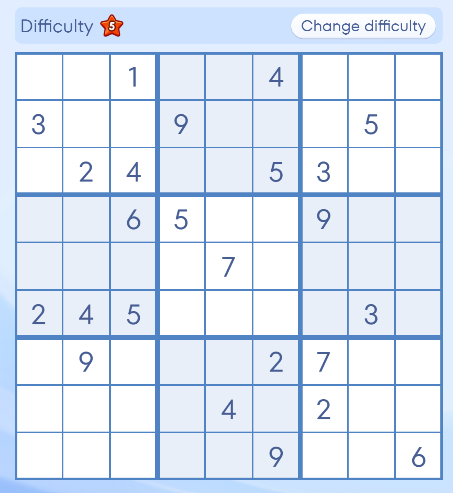
#> input picture samples/test_sudoku.png, 453 x 493 px; its folder holds only this picture in this run
$ python -i image_processor.py   (imports and definitions only)
#> lines starting #> are read from the running program, lines starting #| are printed output that depends on the picture; after the words box and inside, x2 and y2 are one past the last pixel; in counts of white or black regions, pixels touching at a corner belong together
import cv2
import numpy as np


# ---------------------------------------------------------------------------
# Preprocessing
# ---------------------------------------------------------------------------

def preprocess(image: np.ndarray) -> np.ndarray:
    """
    Produce a binary (inverted) image optimised for grid-line detection.

    Tries adaptive threshold first, then a colour-saturation approach for
    screenshots with coloured grid lines (e.g. blue-on-white Sudoku apps).
    """
    gray = cv2.cvtColor(image, cv2.COLOR_BGR2GRAY)
    blurred = cv2.GaussianBlur(gray, (7, 7), 3)
    thresh = cv2.adaptiveThreshold(
        blurred, 255, cv2.ADAPTIVE_THRESH_GAUSSIAN_C,
        cv2.THRESH_BINARY_INV, 11, 2,
    )

    if _has_strong_grid(thresh):
        return thresh

    enhanced = _preprocess_color(image)
    if enhanced is not None and _has_strong_grid(enhanced):
        return enhanced

    kernel = cv2.getStructuringElement(cv2.MORPH_RECT, (3, 3))
    return cv2.dilate(thresh, kernel, iterations=1)


# [10 lines left out: function _preprocess_color, not called in this run]


def _has_strong_grid(binary: np.ndarray, min_ratio: float = 0.02) -> bool:
    return np.count_nonzero(binary) / binary.size > min_ratio


# ---------------------------------------------------------------------------
# Grid detection
# ---------------------------------------------------------------------------

def find_grid_contour(thresh: np.ndarray, image_bgr: np.ndarray | None = None):
    """
    Find the 9x9 grid boundary.

    Strategy order:
      1. Largest approximately-square contour (filters out non-square UI chrome).
      2. Hough-line fallback (derives corners from detected grid lines).
      3. Largest contour with relaxed squareness.

    Returns (4, 2) corner array or None.
    """
    corners = _find_square_contour(thresh)
    if corners is not None:
        return corners

    if image_bgr is not None:
        corners = _find_grid_via_lines(image_bgr)
        if corners is not None:
            return corners

    return _find_square_contour(thresh, max_aspect=1.4)


def _find_square_contour(thresh: np.ndarray, max_aspect: float = 1.15):
    """
    Search for the largest approximately-square quadrilateral contour.
    Uses both RETR_EXTERNAL and RETR_TREE to catch nested grids (e.g.
    a grid inside an app widget).
    """
    img_area = thresh.shape[0] * thresh.shape[1]
    best = None
    best_area = 0

    for mode in (cv2.RETR_EXTERNAL, cv2.RETR_TREE):
        contours, _ = cv2.findContours(thresh, mode, cv2.CHAIN_APPROX_SIMPLE)
        contours = sorted(contours, key=cv2.contourArea, reverse=True)

        for cnt in contours[:15]:
            area = cv2.contourArea(cnt)
            if area < img_area * 0.05 or area <= best_area:
                continue

            pts = _approx_quad(cnt)
            if pts is None:
                pts = _quad_from_minrect(cnt)
            if pts is None:
                continue

            if _quad_aspect(pts) > max_aspect:
                continue

            best = pts
            best_area = area

    return best


def _approx_quad(contour):
    """Try progressively larger epsilon to approximate to exactly 4 points."""
    peri = cv2.arcLength(contour, True)
    for eps in (0.02, 0.04, 0.06, 0.08, 0.10):
        approx = cv2.approxPolyDP(contour, eps * peri, True)
        if len(approx) == 4:
            return approx.reshape(4, 2)
    return None


# [7 lines left out: function _quad_from_minrect, not called in this run]


def _quad_aspect(pts: np.ndarray) -> float:
    """Width/height aspect ratio of a quadrilateral (>= 1.0)."""
    ordered = order_points(pts.astype(np.float32))
    w_top = np.linalg.norm(ordered[1] - ordered[0])
    w_bot = np.linalg.norm(ordered[2] - ordered[3])
    h_left = np.linalg.norm(ordered[3] - ordered[0])
    h_right = np.linalg.norm(ordered[2] - ordered[1])
    w = (w_top + w_bot) / 2
    h = (h_left + h_right) / 2
    return max(w, h) / max(min(w, h), 1)


# ---------------------------------------------------------------------------
# Hough-line fallback
# ---------------------------------------------------------------------------

# [59 lines left out: functions _find_grid_via_lines, _cluster_1d, not called in this run]


# ---------------------------------------------------------------------------
# Perspective warp
# ---------------------------------------------------------------------------

def order_points(pts: np.ndarray) -> np.ndarray:
    """Order 4 corners: top-left, top-right, bottom-right, bottom-left."""
    rect = np.zeros((4, 2), dtype=np.float32)
    s = pts.sum(axis=1)
    rect[0] = pts[np.argmin(s)]
    rect[2] = pts[np.argmax(s)]
    d = np.diff(pts, axis=1)
    rect[1] = pts[np.argmin(d)]
    rect[3] = pts[np.argmax(d)]
    return rect


def perspective_warp(image: np.ndarray, corners: np.ndarray, size: int = 450) -> np.ndarray:
    """Perspective-transform the grid region into a *size x size* square."""
    ordered = order_points(corners.astype(np.float32))
    dst = np.array([
        [0, 0], [size - 1, 0],
        [size - 1, size - 1], [0, size - 1],
    ], dtype=np.float32)
    M = cv2.getPerspectiveTransform(ordered, dst)
    return cv2.warpPerspective(image, M, (size, size))


# ---------------------------------------------------------------------------
# Cell extraction & cleaning
# ---------------------------------------------------------------------------

def extract_cells(warped: np.ndarray) -> list:
    """Split the warped grid into 81 cell images (row-major)."""
    gray = cv2.cvtColor(warped, cv2.COLOR_BGR2GRAY) if len(warped.shape) == 3 else warped
    cell_size = gray.shape[0] // 9
    cells = []
    for r in range(9):
        for c in range(9):
            y1, y2 = r * cell_size, (r + 1) * cell_size
            x1, x2 = c * cell_size, (c + 1) * cell_size
            cell = gray[y1:y2, x1:x2]
            cells.append(clean_cell(cell))
    return cells


def clean_cell(cell: np.ndarray, target_size: int = 28) -> np.ndarray:
    """
    Clean a single cell: strip border artefacts, binarise with a
    background-relative threshold (handles coloured digits), centre
    the digit, and resize to *target_size x target_size*.
    """
    h, w = cell.shape[:2]
    margin = max(2, int(min(h, w) * 0.08))
    cropped = cell[margin:h - margin, margin:w - margin]

    binary = _threshold_relative(cropped)

    binary = _flood_fill_border(binary)

    return _centre_digit(binary, target_size)


def _threshold_relative(cell_gray: np.ndarray) -> np.ndarray:
    """
    Threshold by comparing each pixel to the local background brightness.
    Much more reliable than global OTSU for coloured/thin digits on a
    bright background.
    """
    bg = float(np.percentile(cell_gray, 85))

    if bg < 50:
        _, out = cv2.threshold(cell_gray, 0, 255,
                               cv2.THRESH_BINARY_INV + cv2.THRESH_OTSU)
        return out

    diff = bg - cell_gray.astype(np.float32)
    threshold = max(bg * 0.30, 25)
    out = np.where(diff > threshold, 255, 0).astype(np.uint8)
    return out


def _flood_fill_border(binary: np.ndarray) -> np.ndarray:
    """Flood-fill from edges to remove grid-line fragments."""
    h, w = binary.shape
    mask = np.zeros((h + 2, w + 2), dtype=np.uint8)
    out = binary.copy()
    for x in range(w):
        if out[0, x] == 255:
            cv2.floodFill(out, mask, (x, 0), 0)
        if out[h - 1, x] == 255:
            cv2.floodFill(out, mask, (x, h - 1), 0)
    for y in range(h):
        if out[y, 0] == 255:
            cv2.floodFill(out, mask, (0, y), 0)
        if out[y, w - 1] == 255:
            cv2.floodFill(out, mask, (w - 1, y), 0)
    return out


def _centre_digit(binary: np.ndarray, target_size: int = 28) -> np.ndarray:
    """Centre the digit on a square canvas and resize."""
    coords = cv2.findNonZero(binary)
    if coords is None:
        return np.zeros((target_size, target_size), dtype=np.uint8)

    x, y, bw, bh = cv2.boundingRect(coords)
    digit = binary[y:y + bh, x:x + bw]

    pad = 4
    canvas_size = max(bw, bh) + 2 * pad
    canvas = np.zeros((canvas_size, canvas_size), dtype=np.uint8)
    oy = (canvas_size - bh) // 2
    ox = (canvas_size - bw) // 2
    canvas[oy:oy + bh, ox:ox + bw] = digit

    return cv2.resize(canvas, (target_size, target_size),
                      interpolation=cv2.INTER_AREA)


# ---------------------------------------------------------------------------
# High-level API
# ---------------------------------------------------------------------------

def extract_grid_from_image(image: np.ndarray):
    """
    Full pipeline: image -> (cells, warped_image, corners).

    Returns (None, None, None) when the grid cannot be found.
    """
    thresh = preprocess(image)
    corners = find_grid_contour(thresh, image_bgr=image)
    if corners is None:
        return None, None, None

    warped = perspective_warp(image, corners)
    cells = extract_cells(warped)
    return cells, warped, corners

>>> import cv2
>>> picture = cv2.imread('../samples/test_sudoku.png')
#> picture is the input picture: shape (493, 453, 3); mean B, G, R 245.5, 232, 221.7
>>> result = extract_grid_from_image(picture)
#> in preprocess, `gray = cv2.cvtColor(image, cv2.COLOR_BGR2GRAY)`:
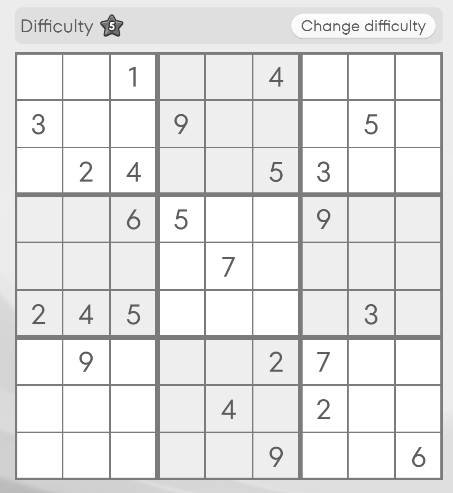
#> gray: shape (493, 453); min 47, max 255, mean 230.4
#> in preprocess, `blurred = cv2.GaussianBlur(gray, (7, 7), 3)`:
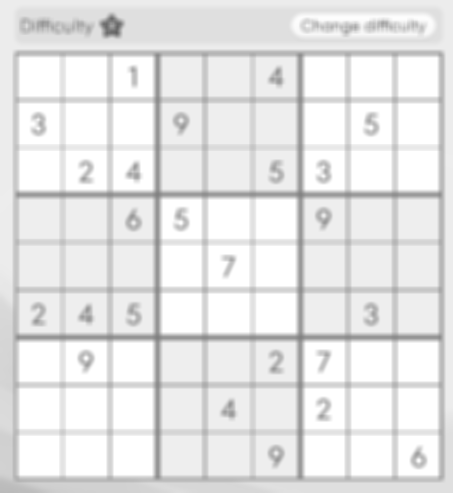
#> blurred: shape (493, 453); min 97, max 255, mean 230.5
#> in preprocess, `thresh = cv2.adaptiveThreshold( blurred, 255, cv2.ADAPTIVE_THRESH_GAUS..`:
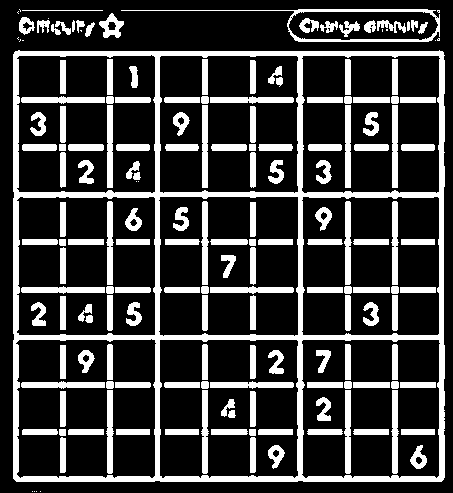
#> thresh: shape (493, 453); 23.3% white; 173 white regions (18 under 20 px), largest, box (x1, y1, x2, y2) and area: (13, 50, 445, 482) 18584, (121, 9, 440, 42) 1191, (21, 96, 105, 104) 502
#> in find_grid_contour, `corners = _find_square_contour(thresh)`: corners = [[15, 51], [13, 478], [441, 481], [443, 52]]
#> in perspective_warp, `ordered = order_points(corners.astype(np.float32))`: ordered = [[15, 51], [443, 52], [441, 481], [13, 478]]
#> in perspective_warp, `M = cv2.getPerspectiveTransform(ordered, dst)`: M = [[1.05, 0.00494, -16.06], [-0.00246, 1.05, -53.6], [1.09e-05, 1.02e-07, 1]]
#> in perspective_warp, `return cv2.warpPerspective(image, M, (size, size))`:
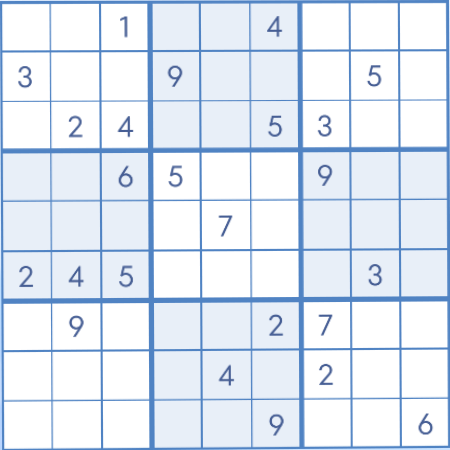
#> returned value: shape (450, 450, 3); mean of channels 0, 1, 2 244.4, 233, 224.3; drawn as B, G, R
#> in extract_cells, `gray = cv2.cvtColor(warped, cv2.COLOR_BGR2GRAY) if len(warped.shape) =..`:
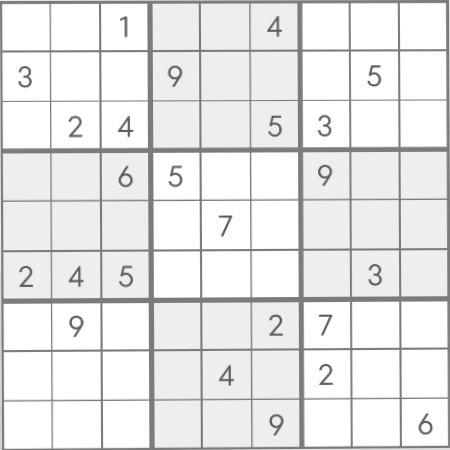
#> gray: shape (450, 450); min 93, max 255, mean 231.7
#> after the loop in extract_cells, `for r in range(9):`:
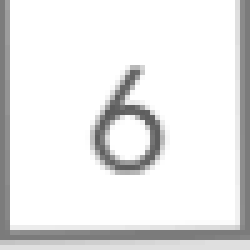
#> cell: shape (50, 50) (shown 5 times larger); min 93, max 255, mean 231.6
#> after the loop in extract_cells, `for r in range(9):`: cells = 81 items
